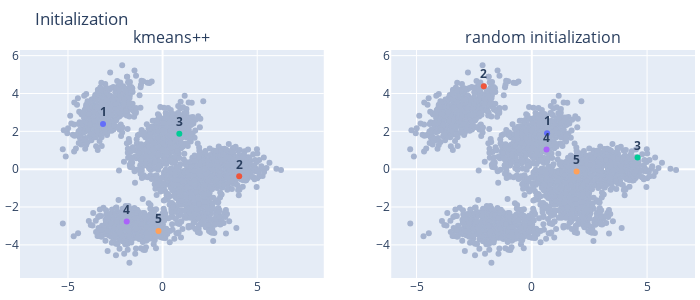

The code cell stored with this chart in its notebook:
### Code cell
fig = make_subplots(rows=1, cols=2, subplot_titles=["kmeans++", "random initialization"])
labels = (1 + np.arange(kmeanspp_centers.shape[0])).astype(str)
text = [f"<b>{label}</b>" for label in labels]
trace_X = go.Scatter(x=samples[:, 0], y=samples[:, 1], mode="markers", marker=dict(color="#a5b3cf"), showlegend=False)
fig.add_traces([trace_X, trace_X], rows=1, cols=[1, 2])

fig.add_traces(px.scatter(x=kmeanspp_centers[:, 0], y=kmeanspp_centers[:, 1], color=labels, text=text).data, rows=1, cols=1)
fig.add_traces(px.scatter(x=random_centers[:, 0], y=random_centers[:, 1], color=labels, text=text).data, rows=1, cols=2)

fig.update_layout(title="Initialization", margin={"t":50, "r":5, "l":5, "b":5}, width=700, height=300, showlegend=False)
fig.update_yaxes(scaleanchor="x", scaleratio=1)
fig.update_traces(textposition='top center')
fig.update_annotations(font=dict())

### Figure 1 — Plotly figure (JSON) as saved in the notebook; plotly's stock layout.template omitted (floating-point values rounded to 4 significant figures; data arrays with more than 128 entries replaced by an {"elided": "..."} marker saying what was removed)
{"data": [{"marker": {"color": "#a5b3cf"}, "mode": "markers", "showlegend": false, "textposition": "top center", "type": "scatter", "x": {"elided": "3000 float values"}, "xaxis": "x", "y": {"elided": "3000 float values"}, "yaxis": "y"}, {"marker": {"color": "#a5b3cf"}, "mode": "markers", "showlegend": false, "textposition": "top center", "type": "scatter", "x": {"elided": "3000 float values"}, "xaxis": "x2", "y": {"elided": "3000 float values"}, "yaxis": "y2"}, {"hovertemplate": "color=1<br>x=%{x}<br>y=%{y}<br>text=%{text}<extra></extra>", "legendgroup": "1", "marker": {"color": "#636efa", "symbol": "circle"}, "mode": "markers+text", "name": "1", "orientation": "v", "showlegend": true, "text": ["<b>1</b>"], "textposition": "top center", "type": "scatter", "x": [-3.149], "xaxis": "x", "y": [2.388], "yaxis": "y"}, {"hovertemplate": "color=2<br>x=%{x}<br>y=%{y}<br>text=%{text}<extra></extra>", "legendgroup": "2", "marker": {"color": "#EF553B", "symbol": "circle"}, "mode": "markers+text", "name": "2", "orientation": "v", "showlegend": true, "text": ["<b>2</b>"], "textposition": "top center", "type": "scatter", "x": [4.048], "xaxis": "x", "y": [-0.3744], "yaxis": "y"}, {"hovertemplate": "color=3<br>x=%{x}<br>y=%{y}<br>text=%{text}<extra></extra>", "legendgroup": "3", "marker": {"color": "#00cc96", "symbol": "circle"}, "mode": "markers+text", "name": "3", "orientation": "v", "showlegend": true, "text": ["<b>3</b>"], "textposition": "top center", "type": "scatter", "x": [0.8838], "xaxis": "x", "y": [1.872], "yaxis": "y"}, {"hovertemplate": "color=4<br>x=%{x}<br>y=%{y}<br>text=%{text}<extra></extra>", "legendgroup": "4", "marker": {"color": "#ab63fa", "symbol": "circle"}, "mode": "markers+text", "name": "4", "orientation": "v", "showlegend": true, "text": ["<b>4</b>"], "textposition": "top center", "type": "scatter", "x": [-1.896], "xaxis": "x", "y": [-2.766], "yaxis": "y"}, {"hovertemplate": "color=5<br>x=%{x}<br>y=%{y}<br>text=%{text}<extra></extra>", "legendgroup": "5", "marker": {"color": "#FFA15A", "symbol": "circle"}, "mode": "markers+text", "name": "5", "orientation": "v", "showlegend": true, "text": ["<b>5</b>"], "textposition": "top center", "type": "scatter", "x": [-0.2165], "xaxis": "x", "y": [-3.27], "yaxis": "y"}, {"hovertemplate": "color=1<br>x=%{x}<br>y=%{y}<br>text=%{text}<extra></extra>", "legendgroup": "1", "marker": {"color": "#636efa", "symbol": "circle"}, "mode": "markers+text", "name": "1", "orientation": "v", "showlegend": true, "text": ["<b>1</b>"], "textposition": "top center", "type": "scatter", "x": [0.6608], "xaxis": "x2", "y": [1.902], "yaxis": "y2"}, {"hovertemplate": "color=2<br>x=%{x}<br>y=%{y}<br>text=%{text}<extra></extra>", "legendgroup": "2", "marker": {"color": "#EF553B", "symbol": "circle"}, "mode": "markers+text", "name": "2", "orientation": "v", "showlegend": true, "text": ["<b>2</b>"], "textposition": "top center", "type": "scatter", "x": [-2.083], "xaxis": "x2", "y": [4.386], "yaxis": "y2"}, {"hovertemplate": "color=3<br>x=%{x}<br>y=%{y}<br>text=%{text}<extra></extra>", "legendgroup": "3", "marker": {"color": "#00cc96", "symbol": "circle"}, "mode": "markers+text", "name": "3", "orientation": "v", "showlegend": true, "text": ["<b>3</b>"], "textposition": "top center", "type": "scatter", "x": [4.588], "xaxis": "x2", "y": [0.6146], "yaxis": "y2"}, {"hovertemplate": "color=4<br>x=%{x}<br>y=%{y}<br>text=%{text}<extra></extra>", "legendgroup": "4", "marker": {"color": "#ab63fa", "symbol": "circle"}, "mode": "markers+text", "name": "4", "orientation": "v", "showlegend": true, "text": ["<b>4</b>"], "textposition": "top center", "type": "scatter", "x": [0.6388], "xaxis": "x2", "y": [1.044], "yaxis": "y2"}, {"hovertemplate": "color=5<br>x=%{x}<br>y=%{y}<br>text=%{text}<extra></extra>", "legendgroup": "5", "marker": {"color": "#FFA15A", "symbol": "circle"}, "mode": "markers+text", "name": "5", "orientation": "v", "showlegend": true, "text": ["<b>5</b>"], "textposition": "top center", "type": "scatter", "x": [1.942], "xaxis": "x2", "y": [-0.1279], "yaxis": "y2"}], "layout": {"annotations": [{"font": {"size": 16}, "showarrow": false, "text": "kmeans++", "x": 0.225, "xanchor": "center", "xref": "paper", "y": 1, "yanchor": "bottom", "yref": "paper"}, {"font": {"size": 16}, "showarrow": false, "text": "random initialization", "x": 0.775, "xanchor": "center", "xref": "paper", "y": 1, "yanchor": "bottom", "yref": "paper"}], "height": 300, "margin": {"b": 5, "l": 5, "r": 5, "t": 50}, "showlegend": false, "title": {"text": "Initialization"}, "width": 700, "xaxis": {"anchor": "y", "domain": [0, 0.45]}, "xaxis2": {"anchor": "y2", "domain": [0.55, 1]}, "yaxis": {"anchor": "x", "domain": [0, 1], "scaleanchor": "x", "scaleratio": 1}, "yaxis2": {"anchor": "x2", "domain": [0, 1], "scaleanchor": "x", "scaleratio": 1}}}
